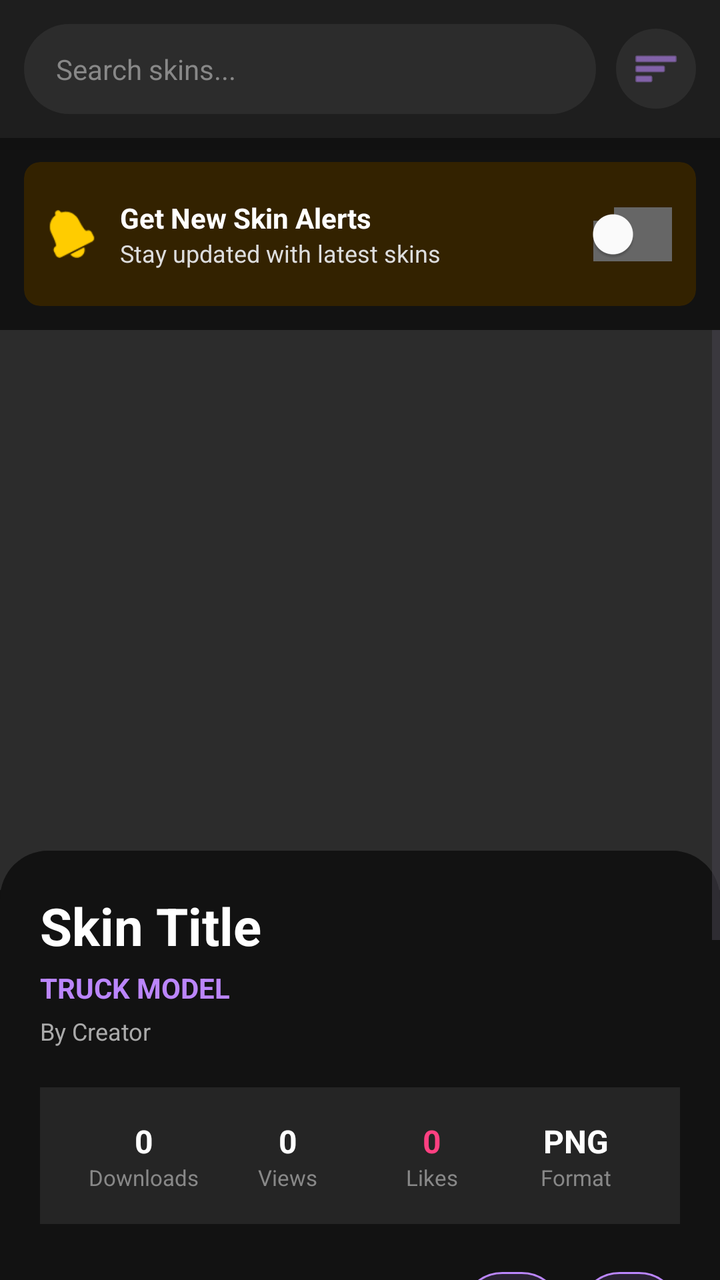
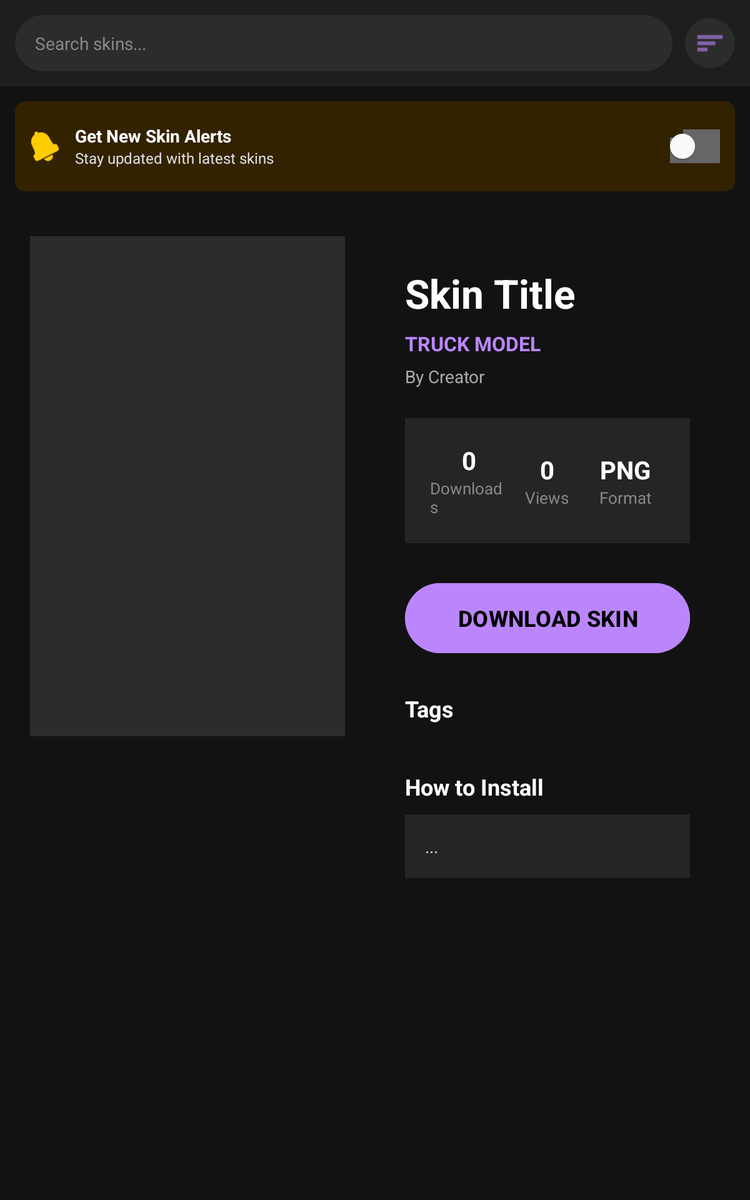

First picture: res/layout/ on a phone held upright. Second picture: the repository's own variant of that layout, on a device whose configuration matches the variant's folder. Source for both follows.
<!-- AndroidManifest.xml: application theme Theme.TOE3Skins -->
<!-- res/layout/activity_detail.xml -->
<?xml version="1.0" encoding="utf-8"?>
<LinearLayout xmlns:android="http://schemas.android.com/apk/res/android"
    xmlns:tools="http://schemas.android.com/tools"
    xmlns:app="http://schemas.android.com/apk/res-auto"
    android:layout_width="match_parent"
    android:layout_height="match_parent"
    android:orientation="vertical"
    android:background="#121212"
    android:fitsSystemWindows="true"
    tools:context=".DetailActivity">

    
    <include
        android:id="@+id/headerLayout"
        layout="@layout/layout_header" />

    
    <include
        android:id="@+id/bannerNotification"
        layout="@layout/layout_notification_banner" />

    <ScrollView
        android:layout_width="match_parent"
        android:layout_height="match_parent"
        android:fillViewport="true">

        <LinearLayout
            android:layout_width="match_parent"
            android:layout_height="wrap_content"
            android:orientation="vertical"
            android:paddingBottom="40dp">

            
            <ImageView
                android:id="@+id/ivDetailPreview"
                android:layout_width="match_parent"
                android:layout_height="280dp"
                android:scaleType="centerCrop"
                android:background="#2C2C2C"
                android:src="@drawable/ic_launcher_background" />

            
            <LinearLayout
                android:layout_width="match_parent"
                android:layout_height="wrap_content"
                android:orientation="vertical"
                android:padding="20dp"
                android:layout_marginTop="-20dp"
                android:background="@drawable/bg_detail_sheet">

                
                <TextView
                    android:id="@+id/tvDetailTitle"
                    android:layout_width="match_parent"
                    android:layout_height="wrap_content"
                    android:text="Skin Title"
                    android:textColor="#FFFFFF"
                    android:textSize="26sp"
                    android:textStyle="bold" />

                <TextView
                    android:id="@+id/tvDetailModel"
                    android:layout_width="wrap_content"
                    android:layout_height="wrap_content"
                    android:layout_marginTop="4dp"
                    android:text="TRUCK MODEL"
                    android:textColor="#BB86FC"
                    android:textSize="14sp"
                    android:textStyle="bold"
                    android:textAllCaps="true" />

                <TextView
                    android:id="@+id/tvDetailCreator"
                    android:layout_width="wrap_content"
                    android:layout_height="wrap_content"
                    android:layout_marginTop="4dp"
                    android:text="By Creator"
                    android:textColor="#AAAAAA"
                    android:textSize="12sp" />

                
                <LinearLayout
                    android:layout_width="match_parent"
                    android:layout_height="wrap_content"
                    android:layout_marginTop="20dp"
                    android:background="#252525"
                    android:padding="16dp"
                    android:orientation="horizontal"
                    android:weightSum="4"
                    android:gravity="center">

                    <LinearLayout
                        android:layout_width="0dp"
                        android:layout_height="wrap_content"
                        android:layout_weight="1"
                        android:orientation="vertical"
                        android:gravity="center">
                        <TextView
                            android:id="@+id/tvDetailDownloads"
                            android:layout_width="wrap_content"
                            android:layout_height="wrap_content"
                            android:text="0"
                            android:textColor="#FFFFFF"
                            android:textSize="16sp"
                            android:textStyle="bold"/>
                        <TextView
                            android:layout_width="wrap_content"
                            android:layout_height="wrap_content"
                            android:text="Downloads"
                            android:textColor="#888888"
                            android:textSize="11sp"/>
                    </LinearLayout>

                    <LinearLayout
                        android:layout_width="0dp"
                        android:layout_height="wrap_content"
                        android:layout_weight="1"
                        android:orientation="vertical"
                        android:gravity="center">
                        <TextView
                            android:id="@+id/tvDetailViews"
                            android:layout_width="wrap_content"
                            android:layout_height="wrap_content"
                            android:text="0"
                            android:textColor="#FFFFFF"
                            android:textSize="16sp"
                            android:textStyle="bold"/>
                        <TextView
                            android:layout_width="wrap_content"
                            android:layout_height="wrap_content"
                            android:text="Views"
                            android:textColor="#888888"
                            android:textSize="11sp"/>
                    </LinearLayout>

                    <LinearLayout
                        android:layout_width="0dp"
                        android:layout_height="wrap_content"
                        android:layout_weight="1"
                        android:orientation="vertical"
                        android:gravity="center">
                        <TextView
                            android:id="@+id/tvDetailLikes"
                            android:layout_width="wrap_content"
                            android:layout_height="wrap_content"
                            android:text="0"
                            android:textColor="#FF4081"
                            android:textSize="16sp"
                            android:textStyle="bold"/>
                        <TextView
                            android:layout_width="wrap_content"
                            android:layout_height="wrap_content"
                            android:text="Likes"
                            android:textColor="#888888"
                            android:textSize="11sp"/>
                    </LinearLayout>

                    <LinearLayout
                        android:layout_width="0dp"
                        android:layout_height="wrap_content"
                        android:layout_weight="1"
                        android:orientation="vertical"
                        android:gravity="center">
                        <TextView
                            android:id="@+id/tvDetailSize"
                            android:layout_width="wrap_content"
                            android:layout_height="wrap_content"
                            android:text="PNG"
                            android:textColor="#FFFFFF"
                            android:textSize="16sp"
                            android:textStyle="bold"/>
                        <TextView
                            android:layout_width="wrap_content"
                            android:layout_height="wrap_content"
                            android:text="Format"
                            android:textColor="#888888"
                            android:textSize="11sp"/>
                    </LinearLayout>
                </LinearLayout>

                <LinearLayout
                    android:layout_width="match_parent"
                    android:layout_height="wrap_content"
                    android:layout_marginTop="24dp"
                    android:orientation="horizontal"
                    android:weightSum="6">

                    <Button
                        android:id="@+id/btnDownload"
                        android:layout_width="0dp"
                        android:layout_height="60dp"
                        android:layout_weight="4"
                        android:text="DOWNLOAD SKIN"
                        android:backgroundTint="#BB86FC"
                        android:textColor="#000000"
                        android:textSize="14sp"
                        android:textStyle="bold"/>

                    <ImageButton
                        android:id="@+id/btnLike"
                        android:layout_width="0dp"
                        android:layout_height="60dp"
                        android:layout_weight="1"
                        android:layout_marginStart="8dp"
                        android:src="@drawable/ic_heart_outline_24dp"
                        android:background="@drawable/bg_tag_chip"
                        android:scaleType="center"
                        android:contentDescription="Like Skin" />

                    <ImageButton
                        android:id="@+id/btnShare"
                        android:layout_width="0dp"
                        android:layout_height="60dp"
                        android:layout_weight="1"
                        android:layout_marginStart="8dp"
                        android:src="@drawable/ic_share_24dp"
                        android:background="@drawable/bg_tag_chip"
                        android:scaleType="center"
                        android:contentDescription="Share Skin" />
                </LinearLayout>

                
                <TextView
                    android:layout_width="wrap_content"
                    android:layout_height="wrap_content"
                    android:layout_marginTop="24dp"
                    android:text="Tags"
                    android:textColor="#FFFFFF"
                    android:textSize="16sp"
                    android:textStyle="bold" />

                
                <HorizontalScrollView
                    android:layout_width="match_parent"
                    android:layout_height="wrap_content"
                    android:layout_marginTop="8dp"
                    android:scrollbars="none">

                    <LinearLayout
                        android:id="@+id/containerTags"
                        android:layout_width="wrap_content"
                        android:layout_height="wrap_content"
                        android:orientation="horizontal" />
                </HorizontalScrollView>

                
                <TextView
                    android:layout_width="wrap_content"
                    android:layout_height="wrap_content"
                    android:layout_marginTop="24dp"
                    android:text="How to Install"
                    android:textColor="#FFFFFF"
                    android:textSize="16sp"
                    android:textStyle="bold" />

                <TextView
                    android:id="@+id/tvInstructions"
                    android:layout_width="match_parent"
                    android:layout_height="wrap_content"
                    android:layout_marginTop="8dp"
                    android:background="#252525"
                    android:padding="12dp"
                    android:text="..."
                    android:textColor="#CCCCCC"
                    android:lineSpacingExtra="4dp"
                    android:textSize="13sp" />

                
                <TextView
                    android:id="@+id/tvRelatedSkinsTitle"
                    android:layout_width="wrap_content"
                    android:layout_height="wrap_content"
                    android:layout_marginTop="24dp"
                    android:text="Related Skins"
                    android:textColor="#FFFFFF"
                    android:textSize="16sp"
                    android:textStyle="bold"
                    android:visibility="gone" />

                <androidx.recyclerview.widget.RecyclerView
                    android:id="@+id/rvRelatedSkins"
                    android:layout_width="match_parent"
                    android:layout_height="wrap_content"
                    android:layout_marginTop="12dp"
                    android:clipToPadding="false"
                    android:visibility="gone" />

            </LinearLayout>
        </LinearLayout>
    </ScrollView>
</LinearLayout>
<!-- res/layout/layout_header.xml (included above) -->
<?xml version="1.0" encoding="utf-8"?>
<LinearLayout xmlns:android="http://schemas.android.com/apk/res/android"
    xmlns:app="http://schemas.android.com/apk/res-auto"
    android:layout_width="match_parent"
    android:layout_height="wrap_content"
    android:orientation="horizontal"
    android:background="#1E1E1E"
    android:padding="12dp"
    android:gravity="center_vertical"
    android:elevation="8dp">

    
    <ImageView
        android:id="@+id/btnHeaderBack"
        android:layout_width="30dp"
        android:layout_height="30dp"
        android:src="@android:drawable/ic_menu_revert"
        app:tint="#FFFFFF"
        android:layout_marginEnd="12dp"
        android:visibility="gone"
        android:contentDescription="Back" />

    
    <FrameLayout
        android:layout_width="0dp"
        android:layout_height="45dp"
        android:layout_weight="1"
        android:background="@drawable/bg_search_rounded">

        <EditText
            android:id="@+id/etHeaderSearch"
            android:layout_width="match_parent"
            android:layout_height="match_parent"
            android:background="@android:color/transparent"
            android:hint="Search skins..."
            android:textColorHint="#888888"
            android:textColor="#FFFFFF"
            android:textSize="14sp"
            android:paddingStart="16dp"
            android:paddingEnd="16dp"
            android:inputType="text"
            android:maxLines="1"
            android:imeOptions="actionSearch"/>
    </FrameLayout>

    
    <ImageView
        android:id="@+id/btnHeaderSort"
        android:layout_width="40dp"
        android:layout_height="40dp"
        android:layout_marginStart="10dp"
        android:padding="8dp"
        android:background="@drawable/bg_search_rounded"
        android:src="@android:drawable/ic_menu_sort_by_size"
        app:tint="#BB86FC"
        android:contentDescription="Sort" />

</LinearLayout>
<!-- res/layout/layout_notification_banner.xml (included above) -->
<?xml version="1.0" encoding="utf-8"?>
<androidx.cardview.widget.CardView xmlns:android="http://schemas.android.com/apk/res/android"
    xmlns:app="http://schemas.android.com/apk/res-auto"
    android:id="@+id/cardNotificationPermission"
    android:layout_width="match_parent"
    android:layout_height="wrap_content"
    android:layout_margin="12dp"
    app:cardBackgroundColor="#332200"
    app:cardCornerRadius="8dp"
    app:cardElevation="0dp"
    android:visibility="visible">

    <LinearLayout
        android:layout_width="match_parent"
        android:layout_height="wrap_content"
        android:orientation="horizontal"
        android:gravity="center_vertical"
        android:padding="12dp">

        <ImageView
            android:layout_width="24dp"
            android:layout_height="24dp"
            android:src="@android:drawable/ic_popup_reminder"
            app:tint="#FFCC00" />

        <LinearLayout
            android:layout_width="0dp"
            android:layout_height="wrap_content"
            android:layout_weight="1"
            android:orientation="vertical"
            android:paddingStart="12dp"
            android:paddingEnd="8dp">

            <TextView
                android:layout_width="wrap_content"
                android:layout_height="wrap_content"
                android:text="Get New Skin Alerts"
                android:textColor="#FFFFFF"
                android:textStyle="bold"
                android:textSize="14sp" />

            <TextView
                android:layout_width="wrap_content"
                android:layout_height="wrap_content"
                android:text="Stay updated with latest skins"
                android:textColor="#DDDDDD"
                android:textSize="12sp" />
        </LinearLayout>

        <androidx.appcompat.widget.SwitchCompat
            android:id="@+id/switchNotifications"
            android:layout_width="wrap_content"
            android:layout_height="wrap_content"
            app:thumbTint="#FFFFFF"
            app:trackTint="#666666"
            app:trackTintMode="src_over" />

    </LinearLayout>
</androidx.cardview.widget.CardView>
<!-- resources referenced by this layout -->
<resources>
  <!-- drawable bg_detail_sheet (drawable) -->
  <?xml version="1.0" encoding="utf-8"?>
  <shape xmlns:android="http://schemas.android.com/apk/res/android">
      <solid android:color="#121212" />
      <corners
          android:topLeftRadius="24dp"
          android:topRightRadius="24dp" />
  </shape>
  <!-- drawable bg_search_rounded (drawable) -->
  <?xml version="1.0" encoding="utf-8"?>
  <shape xmlns:android="http://schemas.android.com/apk/res/android">
      <solid android:color="#2C2C2C" />
      <corners android:radius="25dp" />
  </shape>
  <!-- drawable bg_tag_chip (drawable) -->
  <?xml version="1.0" encoding="utf-8"?>
  <shape xmlns:android="http://schemas.android.com/apk/res/android">
      <solid android:color="#22BB86FC" />
      <stroke android:width="1dp" android:color="#BB86FC" />
      <corners android:radius="20dp" />
  </shape>
  <!-- drawable ic_heart_outline_24dp (drawable) -->
  <?xml version="1.0" encoding="utf-8"?>
  <vector xmlns:android="http://schemas.android.com/apk/res/android"
      android:width="24dp"
      android:height="24dp"
      android:viewportWidth="24"
      android:viewportHeight="24"
      android:tint="#FFFFFF">
      <path
          android:fillColor="@android:color/white"
          android:pathData="M16.5,3c-1.74,0 -3.41,0.81 -4.5,2.09C10.91,3.81 9.24,3 7.5,3 4.42,3 2,5.42 2,8.5c0,3.78 3.4,6.86 8.55,11.54L12,21.35l1.45,-1.32C18.6,15.36 22,12.28 22,8.5 22,5.42 19.58,3 16.5,3zM12.1,18.55l-0.1,0.1 -0.1,-0.1C7.14,14.24 4,11.39 4,8.5 4,6.5 5.5,5 7.5,5c1.54,0 3.04,0.99 3.57,2.36h1.87C13.46,5.99 14.96,5 16.5,5c2,0 3.5,1.5 3.5,3.5 0,2.89 -3.14,5.74 -7.9,10.05z"/>
  </vector>
  <style name="Theme.TOE3Skins" parent="Base.Theme.TOE3Skins" />
  <style name="Base.Theme.TOE3Skins" parent="Theme.Material3.DayNight.NoActionBar">
          
          
      </style>
</resources>
<!-- res/layout-sw600dp/activity_detail.xml (the repository's variant of the layout above) -->
<!-- drawn on a 7-inch tablet held upright -->
<?xml version="1.0" encoding="utf-8"?>
<LinearLayout xmlns:android="http://schemas.android.com/apk/res/android"
    xmlns:tools="http://schemas.android.com/tools"
    xmlns:app="http://schemas.android.com/apk/res-auto"
    android:layout_width="match_parent"
    android:layout_height="match_parent"
    android:orientation="vertical"
    android:background="#121212"
    android:fitsSystemWindows="true"
    tools:context=".DetailActivity">

    
    <include
        android:id="@+id/headerLayout"
        layout="@layout/layout_header" />

    
    <include
        android:id="@+id/bannerNotification"
        layout="@layout/layout_notification_banner" />

    <ScrollView
        android:layout_width="match_parent"
        android:layout_height="match_parent"
        android:fillViewport="true">

        
        <LinearLayout
            android:layout_width="match_parent"
            android:layout_height="wrap_content"
            android:orientation="horizontal"
            android:padding="24dp"
            android:paddingBottom="40dp">

            
            <LinearLayout
                android:layout_width="0dp"
                android:layout_height="wrap_content"
                android:layout_weight="1"
                android:orientation="vertical"
                android:paddingEnd="24dp">

                
                <ImageView
                    android:id="@+id/ivDetailPreview"
                    android:layout_width="match_parent"
                    android:layout_height="400dp"
                    android:scaleType="centerCrop"
                    android:background="#2C2C2C"
                    android:src="@drawable/ic_launcher_background" />

            </LinearLayout>

            
            <LinearLayout
                android:layout_width="0dp"
                android:layout_height="wrap_content"
                android:layout_weight="1"
                android:orientation="vertical"
                android:background="@drawable/bg_detail_sheet"
                android:padding="24dp">

                
                <TextView
                    android:id="@+id/tvDetailTitle"
                    android:layout_width="match_parent"
                    android:layout_height="wrap_content"
                    android:text="Skin Title"
                    android:textColor="#FFFFFF"
                    android:textSize="32sp"
                    android:textStyle="bold" />

                <TextView
                    android:id="@+id/tvDetailModel"
                    android:layout_width="wrap_content"
                    android:layout_height="wrap_content"
                    android:layout_marginTop="8dp"
                    android:text="TRUCK MODEL"
                    android:textColor="#BB86FC"
                    android:textSize="16sp"
                    android:textStyle="bold"
                    android:textAllCaps="true" />

                <TextView
                    android:id="@+id/tvDetailCreator"
                    android:layout_width="wrap_content"
                    android:layout_height="wrap_content"
                    android:layout_marginTop="6dp"
                    android:text="By Creator"
                    android:textColor="#AAAAAA"
                    android:textSize="14sp" />

                
                <LinearLayout
                    android:layout_width="match_parent"
                    android:layout_height="wrap_content"
                    android:layout_marginTop="24dp"
                    android:background="#252525"
                    android:padding="20dp"
                    android:orientation="horizontal"
                    android:weightSum="3"
                    android:gravity="center">

                    <LinearLayout
                        android:layout_width="0dp"
                        android:layout_height="wrap_content"
                        android:layout_weight="1"
                        android:orientation="vertical"
                        android:gravity="center">
                        <TextView
                            android:id="@+id/tvDetailDownloads"
                            android:layout_width="wrap_content"
                            android:layout_height="wrap_content"
                            android:text="0"
                            android:textColor="#FFFFFF"
                            android:textSize="20sp"
                            android:textStyle="bold"/>
                        <TextView
                            android:layout_width="wrap_content"
                            android:layout_height="wrap_content"
                            android:text="Downloads"
                            android:textColor="#888888"
                            android:textSize="13sp"/>
                    </LinearLayout>

                    <LinearLayout
                        android:layout_width="0dp"
                        android:layout_height="wrap_content"
                        android:layout_weight="1"
                        android:orientation="vertical"
                        android:gravity="center">
                        <TextView
                            android:id="@+id/tvDetailViews"
                            android:layout_width="wrap_content"
                            android:layout_height="wrap_content"
                            android:text="0"
                            android:textColor="#FFFFFF"
                            android:textSize="20sp"
                            android:textStyle="bold"/>
                        <TextView
                            android:layout_width="wrap_content"
                            android:layout_height="wrap_content"
                            android:text="Views"
                            android:textColor="#888888"
                            android:textSize="13sp"/>
                    </LinearLayout>

                    <LinearLayout
                        android:layout_width="0dp"
                        android:layout_height="wrap_content"
                        android:layout_weight="1"
                        android:orientation="vertical"
                        android:gravity="center">
                        <TextView
                            android:id="@+id/tvDetailSize"
                            android:layout_width="wrap_content"
                            android:layout_height="wrap_content"
                            android:text="PNG"
                            android:textColor="#FFFFFF"
                            android:textSize="20sp"
                            android:textStyle="bold"/>
                        <TextView
                            android:layout_width="wrap_content"
                            android:layout_height="wrap_content"
                            android:text="Format"
                            android:textColor="#888888"
                            android:textSize="13sp"/>
                    </LinearLayout>
                </LinearLayout>

                
                <Button
                    android:id="@+id/btnDownload"
                    android:layout_width="match_parent"
                    android:layout_height="64dp"
                    android:layout_marginTop="28dp"
                    android:text="DOWNLOAD SKIN"
                    android:backgroundTint="#BB86FC"
                    android:textColor="#000000"
                    android:textSize="18sp"
                    android:textStyle="bold"/>

                
                <TextView
                    android:layout_width="wrap_content"
                    android:layout_height="wrap_content"
                    android:layout_marginTop="28dp"
                    android:text="Tags"
                    android:textColor="#FFFFFF"
                    android:textSize="18sp"
                    android:textStyle="bold" />

                
                <HorizontalScrollView
                    android:layout_width="match_parent"
                    android:layout_height="wrap_content"
                    android:layout_marginTop="10dp"
                    android:scrollbars="none">
                    <LinearLayout
                        android:id="@+id/containerTags"
                        android:layout_width="wrap_content"
                        android:layout_height="wrap_content"
                        android:orientation="horizontal" />
                </HorizontalScrollView>

                
                <TextView
                    android:layout_width="wrap_content"
                    android:layout_height="wrap_content"
                    android:layout_marginTop="28dp"
                    android:text="How to Install"
                    android:textColor="#FFFFFF"
                    android:textSize="18sp"
                    android:textStyle="bold" />

                <TextView
                    android:id="@+id/tvInstructions"
                    android:layout_width="match_parent"
                    android:layout_height="wrap_content"
                    android:layout_marginTop="10dp"
                    android:background="#252525"
                    android:padding="16dp"
                    android:text="..."
                    android:textColor="#CCCCCC"
                    android:lineSpacingExtra="4dp"
                    android:textSize="14sp" />

            </LinearLayout>

        </LinearLayout>
    </ScrollView>
</LinearLayout>
<!-- resources referenced by the variant -->
<!-- as a 7-inch tablet held upright resolves them -->
<resources>
  <!-- drawable bg_detail_sheet (drawable) -->
  <?xml version="1.0" encoding="utf-8"?>
  <shape xmlns:android="http://schemas.android.com/apk/res/android">
      <solid android:color="#121212" />
      <corners
          android:topLeftRadius="24dp"
          android:topRightRadius="24dp" />
  </shape>
  <!-- drawable bg_search_rounded (drawable) -->
  <?xml version="1.0" encoding="utf-8"?>
  <shape xmlns:android="http://schemas.android.com/apk/res/android">
      <solid android:color="#2C2C2C" />
      <corners android:radius="25dp" />
  </shape>
  <style name="Theme.TOE3Skins" parent="Base.Theme.TOE3Skins" />
  <style name="Base.Theme.TOE3Skins" parent="Theme.Material3.DayNight.NoActionBar">
          
          
      </style>
</resources>
